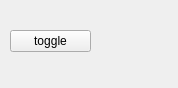
<?xml version="1.0" encoding="UTF-8"?>
<ui version="4.0">
 <class>MainWindow</class>
 <widget class="QMainWindow" name="MainWindow">
  <property name="geometry">
   <rect>
    <x>0</x>
    <y>0</y>
    <width>178</width>
    <height>88</height>
   </rect>
  </property>
  <property name="windowTitle">
   <string>MainWindow</string>
  </property>
  <widget class="QWidget" name="centralWidget">
   <widget class="QPushButton" name="pushButton">
    <property name="geometry">
     <rect>
      <x>10</x>
      <y>30</y>
      <width>81</width>
      <height>22</height>
     </rect>
    </property>
    <property name="text">
     <string>toggle</string>
    </property>
   </widget>
   <widget class="QLabel" name="label_bulb">
    <property name="geometry">
     <rect>
      <x>110</x>
      <y>10</y>
      <width>61</width>
      <height>71</height>
     </rect>
    </property>
    <property name="text">
     <string/>
    </property>
    <property name="pixmap">
     <pixmap resource="bulb.qrc">:/icons/icons/bulb-off-48.png</pixmap>
    </property>
    <property name="alignment">
     <set>Qt::AlignCenter</set>
    </property>
   </widget>
  </widget>
 </widget>
 <layoutdefault spacing="6" margin="11"/>
 <resources>
  <include location="bulb.qrc"/>
 </resources>
 <connections/>
</ui>
